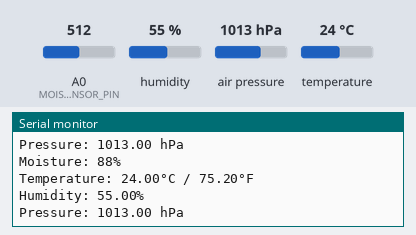
Bench run of a sketch on a simulated Arduino Uno, built with avr-gcc and run on an emulated ATmega328P. Parts: the last lines printed to the serial monitor. Inputs (shaded band) come from the test bench; at power-on: humidity 55 %, A0 (MOISTURE_SENSOR_PIN) = 512, air pressure 1013 hPa, temperature 24 °C.

Above: at 1.8 s.
1.9 s: humidity set to 22 %
At 2.9 s:
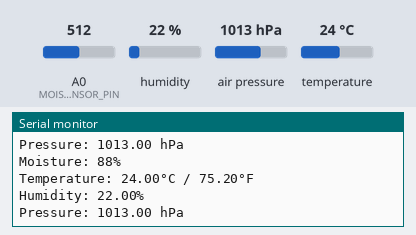
3.4 s: A0 (MOISTURE_SENSOR_PIN) set to 716
4.9 s: air pressure set to 952 hPa
At 6.0 s:
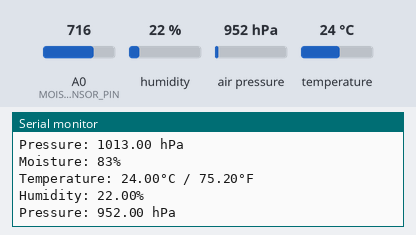
6.4 s: temperature set to 12 °C
At 7.7 s:
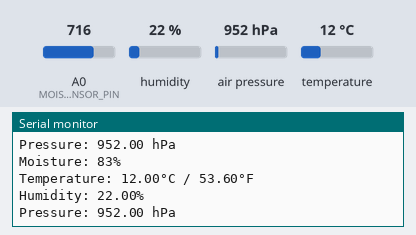
7.9 s: A0 (MOISTURE_SENSOR_PIN) set to 992
Timing chart, 0 to 10.4 s (numbered marks = the images above; inputs shaded):
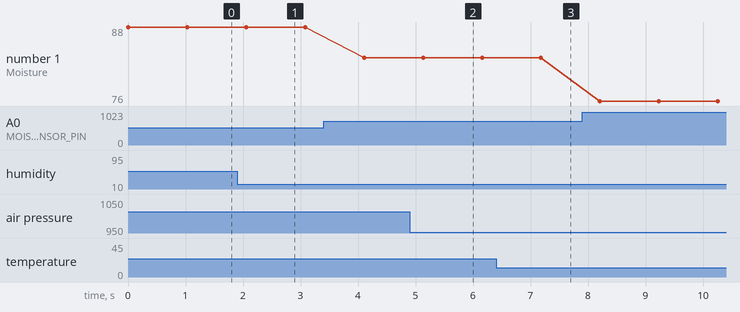

Measured:
- after the input at 1.9 s, the serial monitor: prints a new line after 0.20 s (image 1)
- after the input at 4.9 s, the serial monitor: prints a new line after 0.30 s (image 2)
- after the input at 6.4 s, the serial monitor: prints a new line after 0.80 s (image 3)
- plotted number 1: 88 → 83 after the input at 3.4 s, 83 → 76 after the input at 7.9 s

The sketch:

moisttemp.ino
```cpp
#include <Wire.h>
#include <Adafruit_Sensor.h>
#include <Adafruit_BME280.h>

#define MOISTURE_SENSOR_PIN A0  // Analog pin for soil moisture sensor
#define SEALEVELPRESSURE_HPA (1013.25)  // Standard sea level pressure

Adafruit_BME280 bme;  // Create BME280 sensor object
bool bme280_initialized = false;

void setup() {
    Serial.begin(9600);
    Wire.begin();  // Initialize I2C

    pinMode(MOISTURE_SENSOR_PIN, INPUT);

    // Try to initialize BME280
    bme280_initialized = bme.begin(0x76);  // Default I2C address is 0x76
    if (!bme280_initialized) {
        Serial.println("Warning: BME280 not found! Check wiring.");
    }
}

void loop() {
    // Read moisture sensor value
    int moistureValue = analogRead(MOISTURE_SENSOR_PIN);
    int moisturePercent = map(moistureValue, 0, 4095, 100, 0); // Convert to 0-100% scale

    // Print moisture data
    Serial.print("Moisture: ");
    Serial.print(moisturePercent);
    Serial.println("%");

    // Only read BME280 values if successfully initialized
    if (bme280_initialized) {
        float temperatureC = bme.readTemperature();
        float temperatureF = (temperatureC * 9.0 / 5.0) + 32.0;  // Convert to Fahrenheit
        float humidity = bme.readHumidity();
        float pressure = bme.readPressure() / 100.0F;  // Convert to hPa

        Serial.print("Temperature: ");
        Serial.print(temperatureC);
        Serial.print("°C / ");
        Serial.print(temperatureF);
        Serial.println("°F");

        Serial.print("Humidity: ");
        Serial.print(humidity);
        Serial.println("%");

        Serial.print("Pressure: ");
        Serial.print(pressure);
        Serial.println(" hPa");
    } else {
        Serial.println("BME280 data unavailable.");
    }

    delay(1000);  // Delay 1 second
}
```
